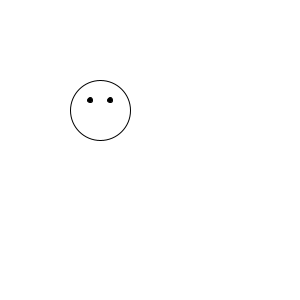
Frame 1 (no input)
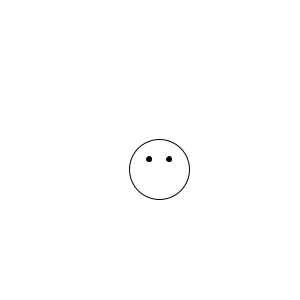
Frame 60 (the mouse pressed at the canvas centre just before this capture)
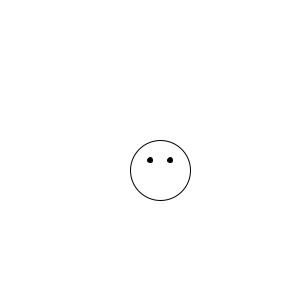
Frame 120 (the mouse held since frame 60 and released just before this capture)

The Processing sketch that drew these frames (run headless with seeded random() and noise(); from frame 60 on, the mouse is pressed at the canvas centre):

// Processing sketch: processing_171029
// ── processing_171029.pde

 
int mx = 50;
int my = 50;
int xspeed = 1;
int yspeed = 1;
void setup(){
    size(300,300); // Set the size of the window 
    background(255); // Draw a black background 
    smooth();
 
 ellipseMode(CENTER); 
 rectMode(CENTER); 
 }
 
void draw(){
background(255);
stroke(0); 
fill(255);
ellipse(mx+50,my+60,60,60);
noFill();
arc(mx+50,my+50,50,50,PI/4,3/4*PI);
fill(0);
ellipse(mx+40,my+50,5,5);
ellipse(mx+60,my+50,5,5);
if (mouseX < width/2) {
    mx = mx + xspeed;
    my = my + yspeed;

    }

if ((mx > width-100) || (mx < 0)) {
xspeed = xspeed*-1;
}
if ((my > width-100) || (my < 0)) {
yspeed = yspeed*-1;
}
}
